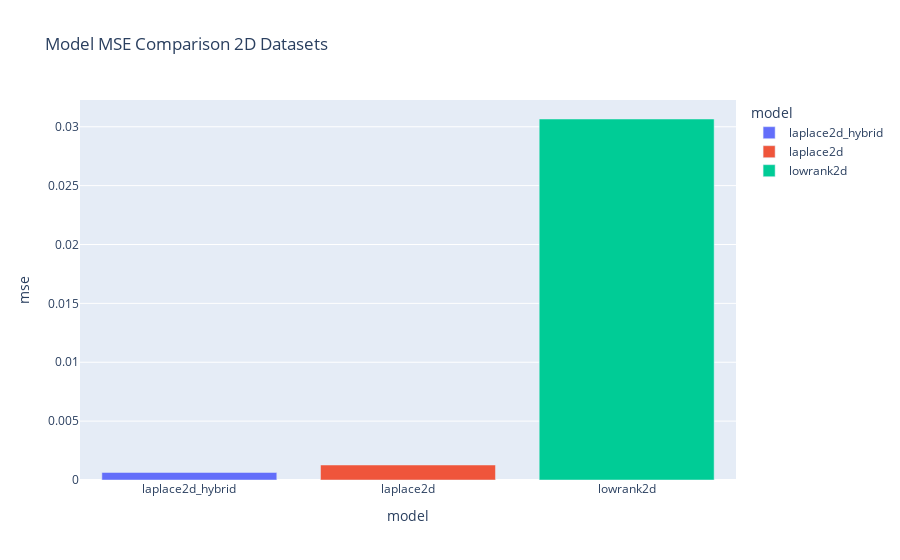

The notebook cell this image was saved under:
### Code cell
px.bar(df[df['dimension']=='2d'], x='model', y='mse', color='model', title='Model MSE Comparison 2D Datasets')

### Figure 1 — Plotly figure (JSON) as saved in the notebook; plotly's stock layout.template omitted (floating-point values rounded to 4 significant figures)
{"data": [{"hovertemplate": "model=%{x}<br>mse=%{y}<extra></extra>", "legendgroup": "laplace2d_hybrid", "marker": {"color": "#636efa", "pattern": {"shape": ""}}, "name": "laplace2d_hybrid", "orientation": "v", "showlegend": true, "textposition": "auto", "type": "bar", "x": ["laplace2d_hybrid"], "xaxis": "x", "y": [0.0006414], "yaxis": "y"}, {"hovertemplate": "model=%{x}<br>mse=%{y}<extra></extra>", "legendgroup": "laplace2d", "marker": {"color": "#EF553B", "pattern": {"shape": ""}}, "name": "laplace2d", "orientation": "v", "showlegend": true, "textposition": "auto", "type": "bar", "x": ["laplace2d"], "xaxis": "x", "y": [0.001273], "yaxis": "y"}, {"hovertemplate": "model=%{x}<br>mse=%{y}<extra></extra>", "legendgroup": "lowrank2d", "marker": {"color": "#00cc96", "pattern": {"shape": ""}}, "name": "lowrank2d", "orientation": "v", "showlegend": true, "textposition": "auto", "type": "bar", "x": ["lowrank2d"], "xaxis": "x", "y": [0.03066], "yaxis": "y"}], "layout": {"barmode": "relative", "legend": {"title": {"text": "model"}, "tracegroupgap": 0}, "title": {"text": "Model MSE Comparison 2D Datasets"}, "xaxis": {"anchor": "y", "categoryarray": ["laplace2d_hybrid", "laplace2d", "lowrank2d"], "categoryorder": "array", "domain": [0, 1], "title": {"text": "model"}}, "yaxis": {"anchor": "x", "domain": [0, 1], "title": {"text": "mse"}}}}
